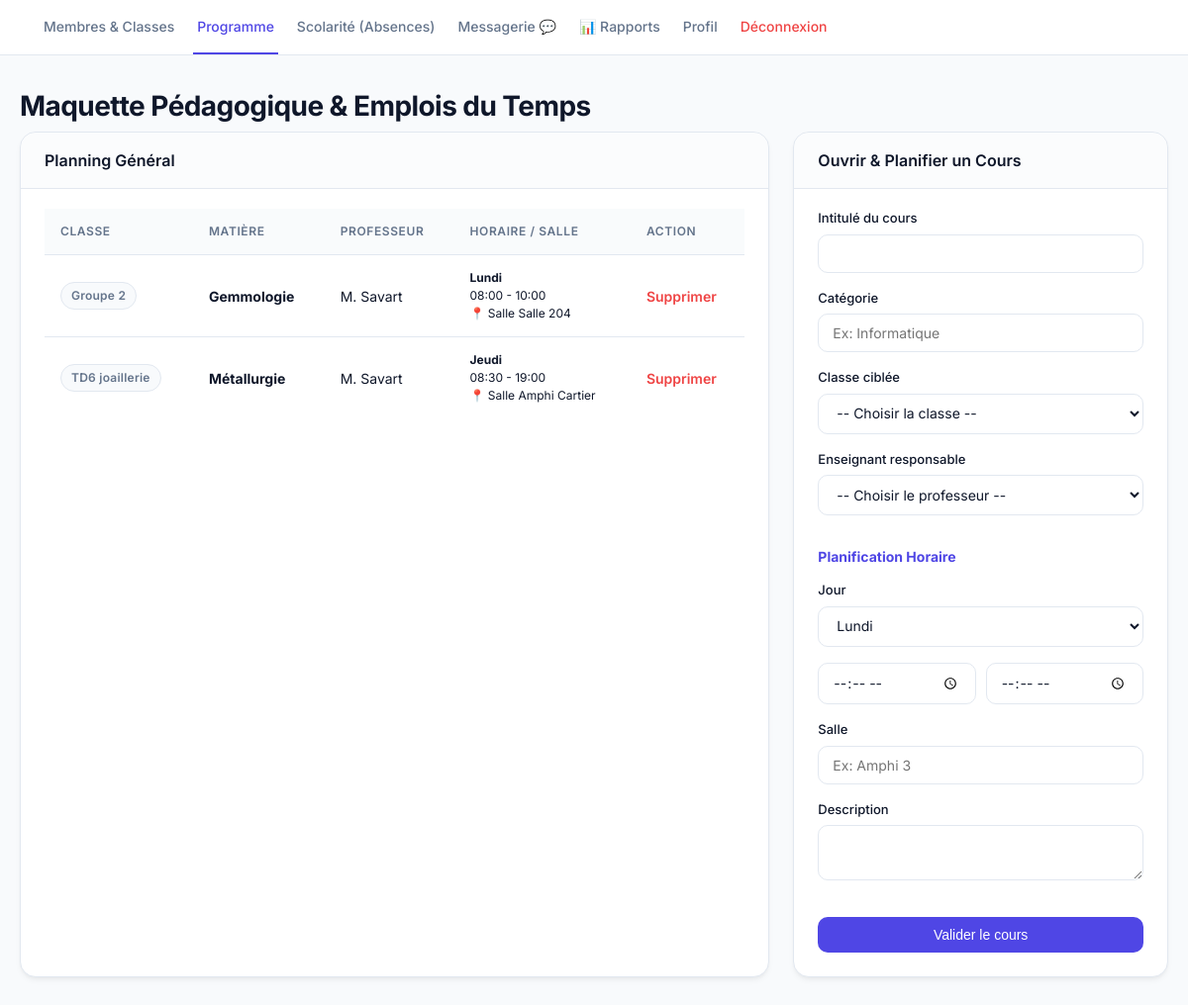
The app's page /gestion_cours.php (signed in), older data.
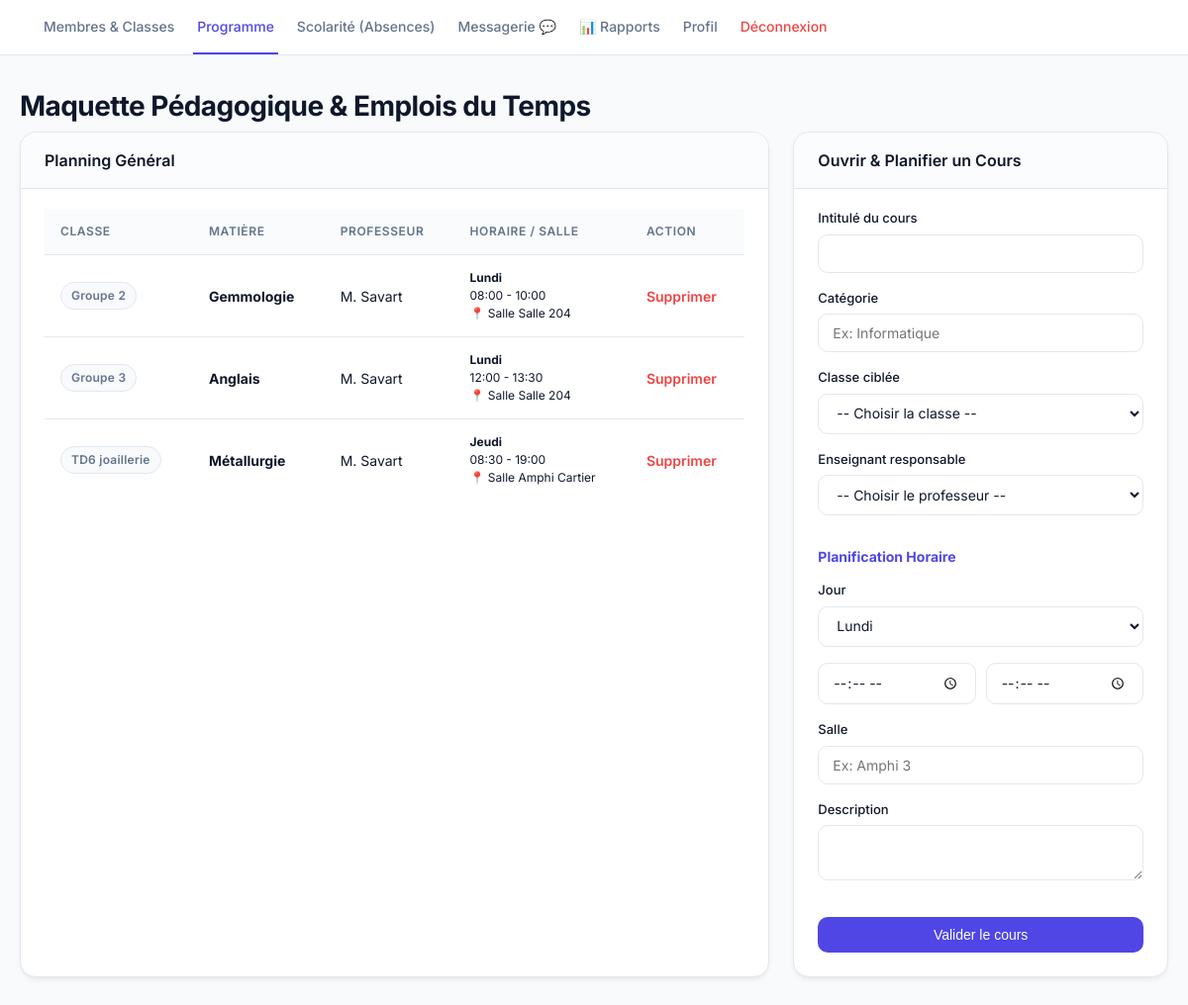
The same page, newer data.
### tables this page shows
CREATE TABLE cours (
        id INTEGER PRIMARY KEY AUTOINCREMENT,
        titre TEXT NOT NULL,
        categorie TEXT NOT NULL,
        description TEXT,
        groupe_id INTEGER,
        professeur_id INTEGER,
        FOREIGN KEY(groupe_id) REFERENCES groupes(id) ON DELETE CASCADE,
        FOREIGN KEY(professeur_id) REFERENCES utilisateurs(id) ON DELETE SET NULL
    );

CREATE TABLE groupes (
        id INTEGER PRIMARY KEY AUTOINCREMENT,
        nom TEXT NOT NULL UNIQUE
    );

CREATE TABLE utilisateurs (
        id INTEGER PRIMARY KEY AUTOINCREMENT,
        prenom TEXT NOT NULL,
        nom TEXT NOT NULL,
        email TEXT UNIQUE NOT NULL,
        role TEXT CHECK(role IN ('etudiant', 'professeur', 'administrateur')) NOT NULL,
        mot_de_passe_hash TEXT NOT NULL,
        statut_compte TEXT DEFAULT 'actif',
        groupe_id INTEGER,
        FOREIGN KEY(groupe_id) REFERENCES groupes(id) ON DELETE SET NULL
    );

CREATE TABLE cours_creneaux (
        id INTEGER PRIMARY KEY AUTOINCREMENT,
        cours_id INTEGER NOT NULL,
        jour_semaine INTEGER NOT NULL CHECK(jour_semaine BETWEEN 1 AND 7),
        heure_debut TIME NOT NULL,
        heure_fin TIME NOT NULL,
        salle TEXT NOT NULL,
        FOREIGN KEY(cours_id) REFERENCES cours(id) ON DELETE CASCADE
    );

### gestion_cours.php (the view, shortened to what this page needs)
<?php
require_once 'db.php';
$stmt_unread = $db->prepare("SELECT COUNT(*) FROM messages WHERE destinataire_id = ? AND lu = 0");
$stmt_unread->execute([$_SESSION['utilisateur_id']]);
$messages_non_lus = $stmt_unread->fetchColumn();
$liste_cours = $db->query("
    SELECT c.*, g.nom as nom_groupe, p.nom as prof_nom, cc.jour_semaine, cc.heure_debut, cc.heure_fin, cc.salle
    FROM cours c
    LEFT JOIN groupes g ON c.groupe_id = g.id
    LEFT JOIN utilisateurs p ON c.professeur_id = p.id
    LEFT JOIN cours_creneaux cc ON c.id = cc.cours_id
    ORDER BY g.nom, cc.jour_semaine
")->fetchAll();
$jours = [1=>'Lundi', 2=>'Mardi', 3=>'Mercredi', 4=>'Jeudi', 5=>'Vendredi'];
?>
<!DOCTYPE html>
<html lang="fr">
<head><meta charset="UTF-8"><title>Programme - SmartCampus</title><link rel="stylesheet" href="style.css"></head>
<body>
    <nav class="top-nav">
        <a href="dashboard_administrateur.php">Membres & Classes</a>
        <a href="gestion_cours.php" class="active">Programme</a>
        <a href="gestion_absences.php">Scolarité (Absences)</a>
        <a href="messagerie.php">Messagerie 💬<?php if ($messages_non_lus > 0): ?><span class="notification-badge"><?= $messages_non_lus ?></span><?php endif; ?></a>
		<a href="rapports_admin.php">📊 Rapports</a>
        <a href="profil.php">Profil</a>
        <a href="deconnexion.php" style="color:var(--danger);">Déconnexion</a>
    </nav>
    <div class="container" style="margin-top:30px;">
        <h1>Maquette Pédagogique & Emplois du Temps</h1>
        <div class="dashboard-grid">
            <div class="card">
                <div class="card-header"><h2>Planning Général</h2></div>
                <table>
                    <tr><th>Classe</th><th>Matière</th><th>Professeur</th><th>Horaire / Salle</th><th>Action</th></tr>
                    <?php foreach($liste_cours as $c): ?>
                        <tr>
                            <td><span class="badge badge-neutral"><?= htmlspecialchars($c['nom_groupe']) ?></span></td>
                            <td><strong><?= htmlspecialchars($c['titre']) ?></strong></td>
                            <td><?= $c['prof_nom'] ? 'M. '.htmlspecialchars($c['prof_nom']) : 'Non assigné' ?></td>
                            <td style="font-size:12px;"><strong><?= $jours[$c['jour_semaine']] ?? '' ?></strong><br><?= $c['heure_debut'] ?> - <?= $c['heure_fin'] ?><br>📍 Salle <?= htmlspecialchars($c['salle']) ?></td>
                            <td><a href="gestion_cours.php?action=supprimer&id=<?= $c['id'] ?>" style="color:var(--danger);font-weight:600;text-decoration:none;" onclick="return confirm('Supprimer ce cours ?');">Supprimer</a></td>
                        </tr>
                    <?php endforeach; ?>
                </table>
            </div>
            <div class="card">
                <div class="card-header"><h2>Ouvrir & Planifier un Cours</h2></div>
                <form method="POST">
                    <label>Intitulé du cours</label><input type="text" name="titre" required>
                    <label>Catégorie</label><input type="text" name="categorie" required placeholder="Ex: Informatique">
                    <label>Classe ciblée</label>
                    <select name="groupe_id" required>
                        <option value="">-- Choisir la classe --</option>
                    </select>
                    <label>Enseignant responsable</label>
                    <select name="professeur_id">
                        <option value="">-- Choisir le professeur --</option>
                    </select>
                    <h3 style="font-size:14px;color:var(--primary);margin-top:15px;">Planification Horaire</h3>
                    <label>Jour</label>
                    <select name="jour_semaine" required>
                        <?php foreach($jours as $n=>$j): ?><option value="<?= $n ?>"><?= $j ?></option><?php endforeach; ?>
                    </select>
                    <div style="display:flex;gap:10px;"><input type="time" name="heure_debut" required><input type="time" name="heure_fin" required></div>
                    <label>Salle</label><input type="text" name="salle" required placeholder="Ex: Amphi 3">
                    <label>Description</label><textarea name="description" rows="2"></textarea>
                    <button type="submit" class="btn-action" style="width:100%;margin-top:15px;">Valider le cours</button>
                </form>
            </div>
        </div>
    </div>
</body>
</html>

Row changes from the older to the newer data that the page shows:
added cours: groupe.nom "Groupe 3", titre "Anglais", professeur.nom "Savart", cours_creneaux.jour_semaine "Lundi", cours_creneaux.heure_debut "12:00", cours_creneaux.heure_fin "13:30", cours_creneaux.salle "Salle 204"
